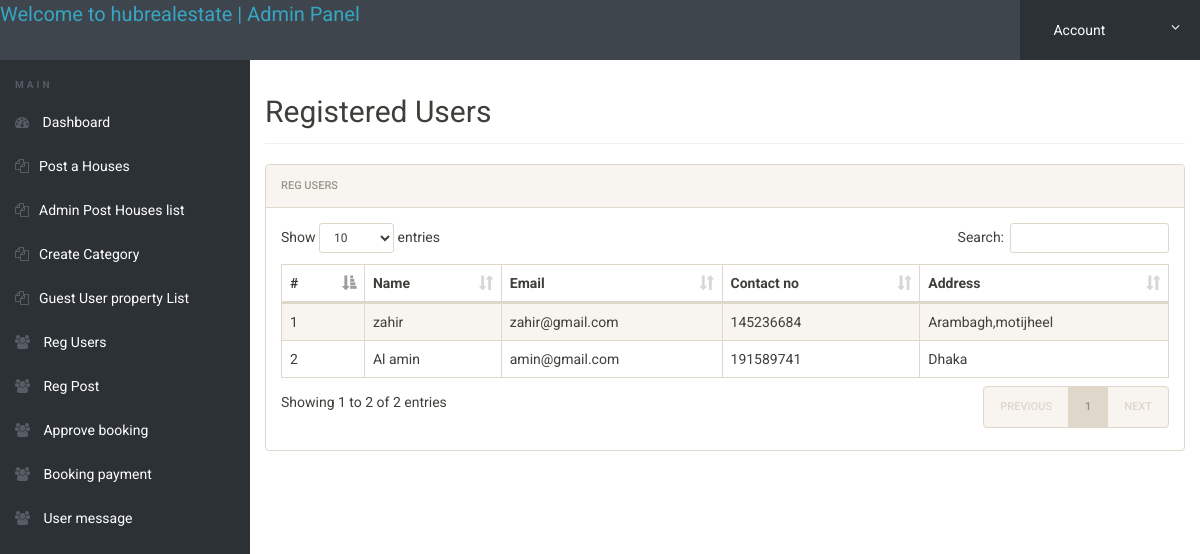
The page /admin/reg-users.php (signed in) on the database its author committed.
### tables this page shows
CREATE TABLE `tblusers` (
  `id` int(20) NOT NULL,
  `FullName` varchar(250) NOT NULL,
  `Emailid` varchar(250) NOT NULL,
  `Password` varchar(250) NOT NULL,
  `Address` varchar(250) NOT NULL,
  `ContactNo` int(20) NOT NULL
);

### admin/reg-users.php (the view, shortened to what this page needs)
<?php
include('includes/config.php');
if(strlen($_SESSION['alogin'])==0)
	{
header('location:index.php');
}
else{
 ?>
<!doctype html>
<html lang="en" class="no-js">
<head>
	<link rel="stylesheet" href="css/font-awesome.min.css">
	<link rel="stylesheet" href="css/bootstrap.min.css">
	<link rel="stylesheet" href="css/dataTables.bootstrap.min.css">
	<link rel="stylesheet" href="css/bootstrap-social.css">
	<link rel="stylesheet" href="css/bootstrap-select.css">
	<link rel="stylesheet" href="css/fileinput.min.css">
	<link rel="stylesheet" href="css/awesome-bootstrap-checkbox.css">
	<link rel="stylesheet" href="css/style.css">
</head>
<body>
	<?php include('includes/header.php');?>
	<div class="ts-main-content">
		<?php include('includes/leftbar.php');?>
		<div class="content-wrapper">
			<div class="container-fluid">
				<div class="row">
					<div class="col-md-12">
						<h2 class="page-title">Registered Users</h2>
						<div class="panel panel-default">
							<div class="panel-heading">Reg Users</div>
							<div class="panel-body">
								<table id="zctb" class="display table table-striped table-bordered table-hover" cellspacing="0" width="100%">
									<thead>
										<tr>
										<th>#</th>
											<th> Name</th>
											<th>Email </th>
											<th>Contact no</th>
											<th>Address</th>
										</tr>
									</thead>
									<tbody>
									<?php $sql = "SELECT * from  tblusers ";
										$query = $dbh -> prepare($sql);
										$query->execute();
										$results=$query->fetchAll(PDO::FETCH_OBJ);
										$cnt=1;
										if($query->rowCount() > 0)
										{
										foreach($results as $result)
										{ ?>
										<tr>
											<td><?php echo htmlentities($cnt);?></td>
											<td><?php echo htmlentities($result->FullName);?></td>
											<td><?php echo htmlentities($result->Emailid);?></td>
											<td><?php echo htmlentities($result->ContactNo);?></td>
											<td><?php echo htmlentities($result->Address);?></td>
										</tr>
										<?php $cnt=$cnt+1; }} ?>
									</tbody>
								</table>
							</div>
						</div>
					</div>
				</div>
			</div>
		</div>
	</div>
</body>
</html>
<?php } ?>

### admin/css/style.css (style rules this page uses)
html { font-size: 14px; }
@media only screen and (min-width: 480px) { html { font-size: 17px; } }
@media only screen and (min-width: 768px) { html { font-size: 14px; } }
body { font-size: 1em; }
.panel { overflow: hidden; }
.page-title { padding-bottom: 15px; margin-bottom: 20px; border-bottom: 1px solid #f0f0f0; }
.ts-main-content .content-wrapper { padding-top: 15px; margin-top: 60px; }
@media only screen and (min-width: 992px) { .ts-main-content .content-wrapper { margin-left: 250px; } }

### rows shown on the page
tblusers: FullName "zahir", Emailid "zahir@gmail.com", ContactNo "145236684", Address "Arambagh,motijheel"
tblusers: FullName "Al amin", Emailid "amin@gmail.com", ContactNo "191589741", Address "Dhaka"
